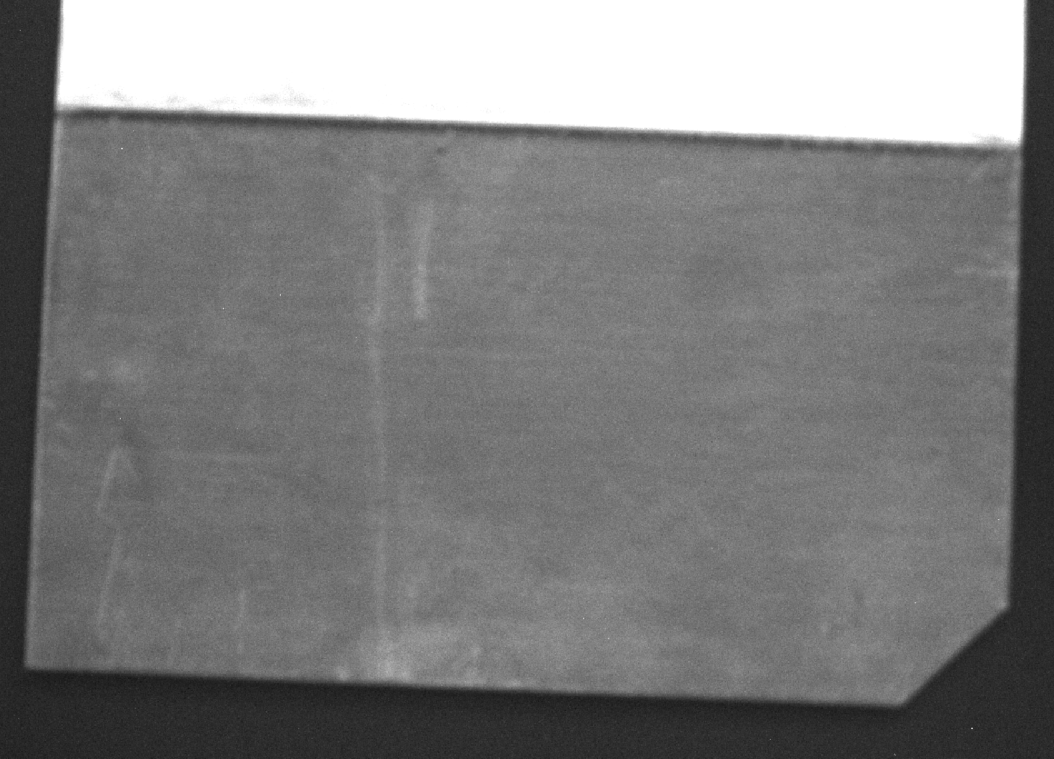
#> input picture objdetect1.0/watershed/waterShedTest.png, 1054 x 759 px, found by its file name
$ python adaptiveThresh.py
#> lines starting #> are read from the running program, lines starting #| are printed output that depends on the picture
import cv2

sourcePath ='watershed\waterShedTest.png'

source = cv2.imread(sourcePath)
#> source is the input picture: shape (759, 1054, 3); min 19, max 255, mean 126.4


gry = cv2.cvtColor(source,cv2.COLOR_BGR2GRAY)
thresh = cv2.adaptiveThreshold(gry, 255,cv2.ADAPTIVE_THRESH_GAUSSIAN_C,cv2.THRESH_BINARY_INV,11,2)
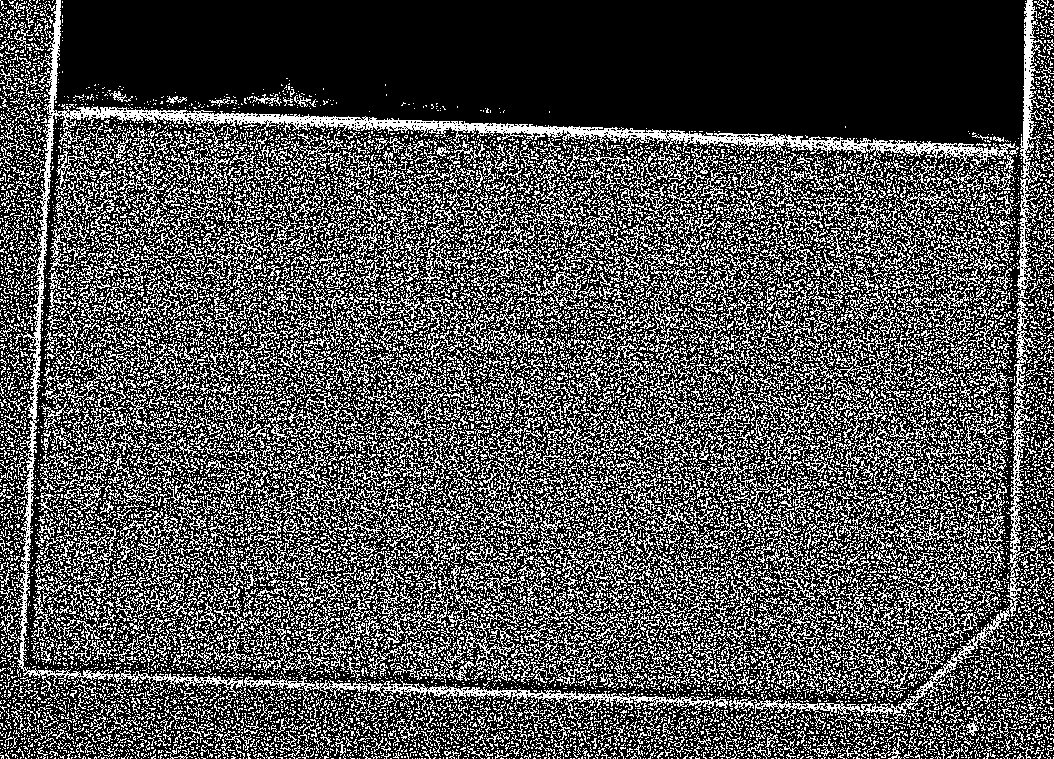
#> thresh: shape (759, 1054); 31.3% white in thin lines or dots
threshBlur = cv2.GaussianBlur(thresh,(5,5),1)
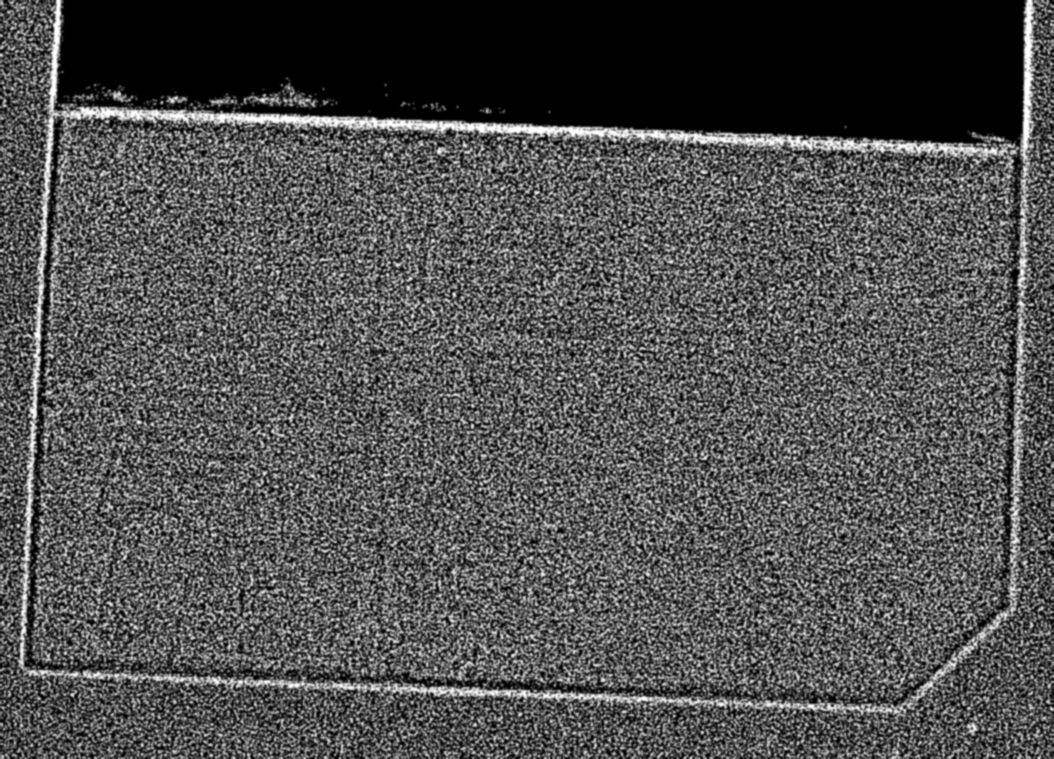
#> threshBlur: shape (759, 1054); min 0, max 255, mean 79.9

def default():
    cv2.namedWindow('test')
    cv2.createTrackbar('hStrength','test',0,255,denoise)

    denoise(0)
    cv2.waitKey()


def denoise(blank):
#> called with blank = 0
    denoiseValue = cv2.getTrackbarPos('hStrength','test')
    denoised = cv2.fastNlMeansDenoising(threshBlur,denoiseValue,7,21)
    cv2.imshow('test',denoised)


default()
cv2.waitKey()
